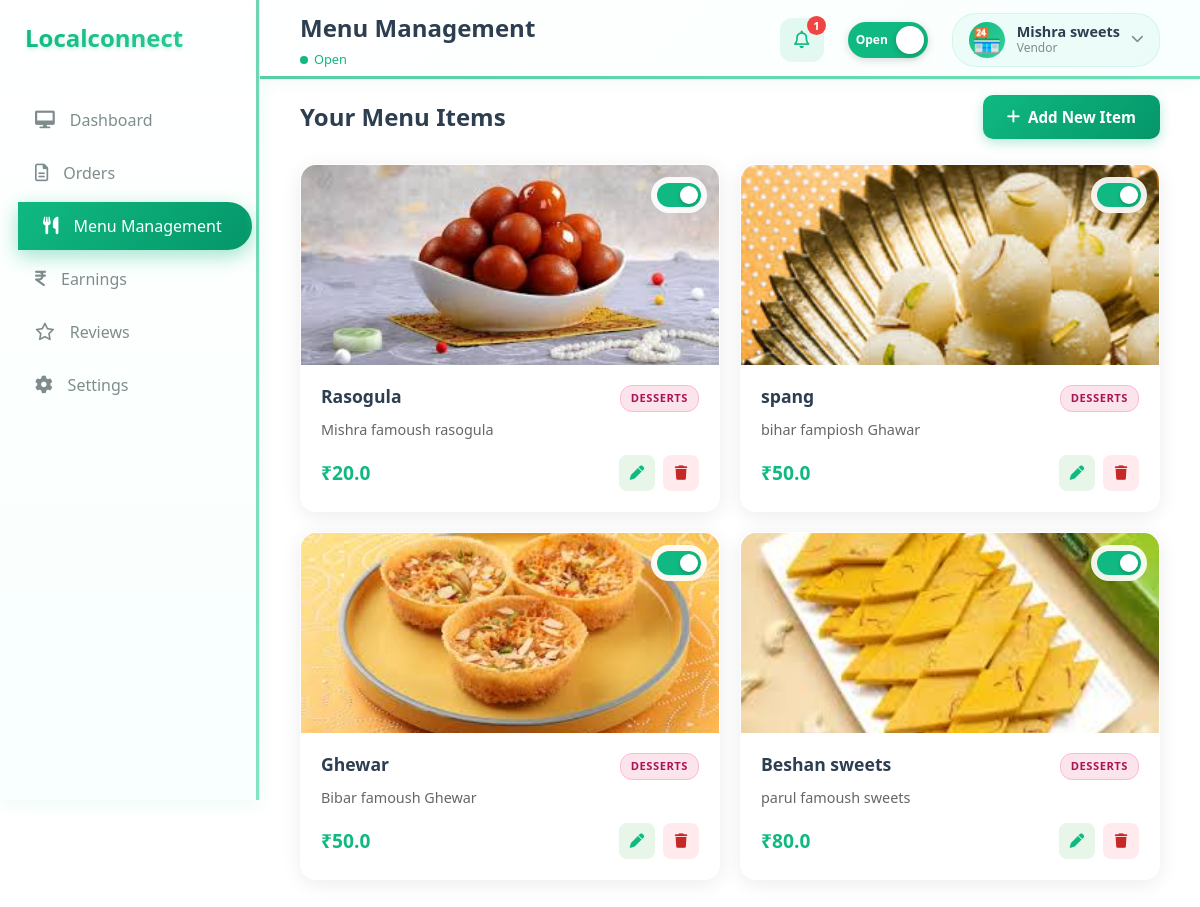
/vendor/menu (signed in), run on the app's committed database.
### models/models.py (models this page shows, shortened)
class Vendor(db.Model):
    id = db.Column(db.Integer, primary_key=True)
    business_name = db.Column(db.String(100), nullable=False)
    email = db.Column(db.String(120), unique=True, nullable=False)
    business_category = db.Column(db.String(50), nullable=False)
    business_address = db.Column(db.String(200), nullable=False)
    phone = db.Column(db.String(20), nullable=False)
    password_hash = db.Column(db.String(128), nullable=False)
    is_open = db.Column(db.Boolean, default=True)
    shop_image = db.Column(db.String(200), default='🏪')
    menu_items = db.relationship('MenuItem', backref='vendor', lazy=True)
    orders = db.relationship('Order', backref='vendor', lazy=True)

class MenuItem(db.Model):
    id = db.Column(db.Integer, primary_key=True)
    vendor_id = db.Column(db.Integer, db.ForeignKey('vendor.id'), nullable=False)
    name = db.Column(db.String(100), nullable=False)
    sub_name = db.Column(db.String(100))
    category = db.Column(db.String(50))
    price = db.Column(db.Float, nullable=False)
    is_available = db.Column(db.Boolean, default=True)
    image_file = db.Column(db.String(100), default='default.jpg')

### app.py (the view)
@app.route('/vendor/menu')
@vendor_required
def vendor_menu():
    vendor_id = session['user_id']
    vendor = Vendor.query.get(vendor_id)
    menu_items = MenuItem.query.filter_by(vendor_id=vendor_id).all()
    unread_count = Order.query.filter_by(vendor_id=vendor_id, status='Pending').count()
    return render_template('vendor/menu.html', menu_items=menu_items, items=menu_items, vendor_profile=vendor, unread_count=unread_count)

### app.py (called while the page is built)
def vendor_required(f):
    @wraps(f)
    def decorated_function(*args, **kwargs):
        if 'user_id' not in session or session.get('user_role') != 'vendor':
            flash('Access denied. Vendor login required.', 'error')
            return redirect(url_for('sign_in'))
        return f(*args, **kwargs)
    return decorated_function

### templates/vendor/menu.html (shortened to what this page needs)
{% extends "vendor/base.html" %}
{% block page_title %}Menu Management{% endblock %}
{% block extra_css %}
<link rel="stylesheet" href="{{ url_for('static', filename='css/vendor/menu.css') }}">
{% endblock %}
{% block content %}
<div class="menu-container">
    <div class="menu-header-actions">
        <h3>Your Menu Items</h3>
        <button class="btn-add-item" onclick="openAddModal()">
            <i class="fa-solid fa-plus"></i> Add New Item
        </button>
    </div>
    <div class="menu-items-grid">
        {% for item in items %}
        <div class="menu-item-card {% if not item.is_available %}unavailable{% endif %}" data-item-id="{{ item.id }}">
            <div class="item-image-container">
                <img src="{{ url_for('static', filename='images/food/' + (item.image_file if item.image_file else 'default.jpg')) }}"
                     class="item-image"
                     alt="{{ item.name }}"
                     onerror="this.src='https://via.placeholder.com/300x200?text=No+Image'">
                <div class="availability-toggle">
                    <label class="switch">
                        <span class="slider round"></span>
                    </label>
                </div>
            </div>
            <div class="item-details">
                <div class="item-header">
                    <h4 class="item-name">{{ item.name }}</h4>
                    <span class="category-badge {{ item.category.lower() }}">
                        {{ item.category }}
                    </span>
                </div>
                {% if item.sub_name %}
                <p class="item-description">{{ item.sub_name }}</p>
                {% endif %}
                <div class="item-footer">
                    <div class="price-section">
                        <span class="price">₹{{ item.price }}</span>
                    </div>
                    <div class="action-buttons">
                        <button class="btn-edit" onclick="openEditModal({{ item.id }})" title="Edit Item">
                            <i class="fa-solid fa-pen"></i>
                        </button>
                        <button class="btn-delete" onclick="deleteItem({{ item.id }})" title="Delete Item">
                            <i class="fa-solid fa-trash"></i>
                        </button>
                    </div>
                </div>
            </div>
        </div>
        {% endfor %}
    </div>
</div>
{% endblock %}

### templates/vendor/base.html (shortened to what this page needs)
<!DOCTYPE html>
<html lang="en">
<head>
    <link rel="stylesheet" href="{{ url_for('static', filename='css/vendor/base.css') }}">
    <link rel="stylesheet" href="https://cdnjs.cloudflare.com/ajax/libs/font-awesome/6.0.0/css/all.min.css">
    {% block extra_css %}{% endblock %}
</head>
<body>
    <div class="container">
        <aside class="sidebar">
            <div class="logo">
                <h1>Localconnect</h1>
            </div>
            <nav>
                <ul>
                    <li class="{{ 'active' if request.path == '/vendor/dashboard' }}">
                        <a href="/vendor/dashboard"><i class="fa-solid fa-desktop"></i> Dashboard</a>
                    </li>
                    <li class="{{ 'active' if request.path == '/vendor/orders' }}">
                        <a href="/vendor/orders"><i class="fa-regular fa-file-lines"></i> Orders</a>
                    </li>
                    <li class="{{ 'active' if request.path == '/vendor/menu' }}">
                        <a href="/vendor/menu"><i class="fa-solid fa-utensils"></i> Menu Management</a>
                    </li>
                    <li class="{{ 'active' if request.path == '/vendor/earnings' }}">
                        <a href="/vendor/earnings"><i class="fa-solid fa-indian-rupee-sign"></i> Earnings</a>
                    </li>
                    <li class="{{ 'active' if request.path == '/vendor/reviews' }}">
                        <a href="/vendor/reviews"><i class="fa-regular fa-star"></i> Reviews</a>
                    </li>
                    <li class="{{ 'active' if request.path == '/vendor/settings' }}">
                        <a href="/vendor/settings"><i class="fa-solid fa-gear"></i> Settings</a>
                    </li>
                </ul>
            </nav>
        </aside>
        <main class="main-content">
            <header class="top-header">
                <div class="header-left">
                    <div class="page-title-section">
                        <h2 id="page-title">{% block page_title %}{% endblock %}</h2>
                        <div class="status-indicator {{ 'open' if vendor_profile and vendor_profile.is_open else 'closed' }}">
                            <span class="status-dot"></span>
                            <span class="status-text">{{ 'Open' if vendor_profile and vendor_profile.is_open else 'Closed' }}</span>
                        </div>
                    </div>
                </div>
                <div class="header-right">
                    <div class="header-actions">
                        <div class="notification-wrapper">
                            <button class="notification-btn" onclick="toggleDropdown('notif-content')" aria-label="Notifications">
                                <i class="fa-regular fa-bell"></i>
                                {% if unread_count > 0 %}
                                    <span class="notification-badge">{{ unread_count }}</span>
                                {% endif %}
                            </button>
                        </div>
                        <div class="shop-status-toggle">
                            <div class="toggle-switch premium">
                                <label for="header_shop_status" class="switch-label" aria-label="Toggle shop status">
                                    <span class="switch-slider"></span>
                                    <span class="switch-text">{{ 'Open' if vendor_profile and vendor_profile.is_open else 'Closed' }}</span>
                                </label>
                            </div>
                        </div>
                        <div class="profile-section dropdown">
                            <div class="profile-pill" onclick="toggleDropdown('profile-content')" aria-label="Profile menu">
                                <div class="profile-avatar" id="headerShopImage" onclick="event.stopPropagation(); showShopImageModal();" style="cursor: pointer;" title="Click to change profile image">
                                    {% if vendor_profile and vendor_profile.shop_image %}
                                        {{ vendor_profile.shop_image }}
                                    {% else %}
                                        <i class="fa-solid fa-store"></i>
                                    {% endif %}
                                </div>
                                <div class="profile-info">
                                    <span class="profile-name">
                                        {% if vendor_profile and vendor_profile.business_name %}
                                            {{ vendor_profile.business_name[:15] }}{% if vendor_profile.business_name|length > 15 %}...{% endif %}
                                        {% else %}
                                            Localconnect
                                        {% endif %}
                                    </span>
                                    <span class="profile-role">Vendor</span>
                                </div>
                                <i class="fa-solid fa-chevron-down dropdown-arrow"></i>
                            </div>
                        </div>
                    </div>
                </div>
            </header>
            <section class="content">
                {% block content %}{% endblock %}
            </section>
        </main>
    </div>
</body>
</html>

### data on the page
Vendor: is_open "Open", shop_image "🏪", business_name "Mishra sweets"
MenuItem: image_file (picture), name "Rasogula", category "DESSERTS", sub_name "Mishra famoush rasogula", price "20.0"
MenuItem: image_file (picture), name "spang", category "DESSERTS", sub_name "bihar fampiosh Ghawar", price "50.0"
MenuItem: image_file (picture), name "Ghewar", category "DESSERTS", sub_name "Bibar famoush Ghewar", price "50.0"
MenuItem: image_file (picture), name "Beshan sweets", category "DESSERTS", sub_name "parul famoush sweets", price "80.0"

### other printed values
{{ unread_count }} "1"
